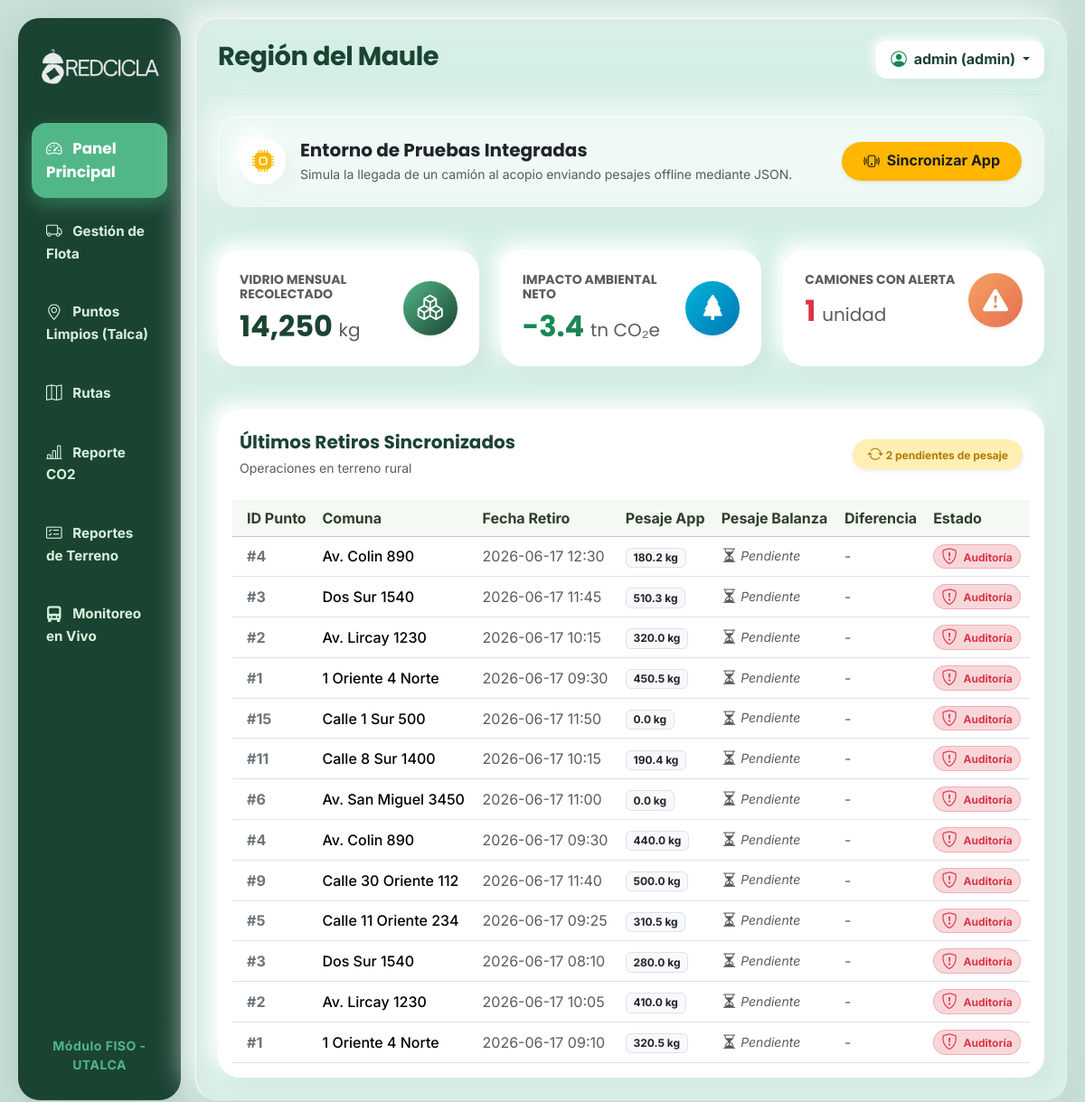
The page / (signed in) on the database its author committed.
### tables this page shows
CREATE TABLE registros_retiro (
        id INTEGER PRIMARY KEY AUTOINCREMENT, ruta_activa_id INTEGER, punto_id INTEGER,
        fecha_hora TEXT NOT NULL, cantidad_retirada REAL, ruta_img_antes TEXT, ruta_img_despues TEXT,
        estado TEXT DEFAULT 'Pendiente',
        FOREIGN KEY(ruta_activa_id) REFERENCES rutas_activas(id), FOREIGN KEY(punto_id) REFERENCES puntos_reciclaje(id));

CREATE TABLE puntos_reciclaje (
        id INTEGER PRIMARY KEY AUTOINCREMENT, ruta_id INTEGER, zona_id INTEGER, direccion TEXT,
        latitud REAL, longitud REAL, intervalo_recoleccion INTEGER, fecha_ultima_recoleccion TEXT, estado INTEGER DEFAULT 1, capacidad REAL DEFAULT 0.0,
        FOREIGN KEY(ruta_id) REFERENCES rutas(id), FOREIGN KEY(zona_id) REFERENCES zonas(id));

### main.py (the view)
@app.route('/')
def dashboard():
    if 'usuario_nombre' not in session:
        return redirect(url_for('login'))
    try:
        conexion = sqlite3.connect(DB_PATH)
        cursor = conexion.cursor()
        cursor.execute('''
            SELECT r.punto_id, p.direccion, r.fecha_hora, r.cantidad_retirada, 0.0, r.estado
            FROM registros_retiro r
            JOIN puntos_reciclaje p ON r.punto_id = p.id
            ORDER BY r.id DESC
        ''')
        retiros_db = cursor.fetchall()
    except Exception as e:
        retiros_db = []
    finally:
        if 'conexion' in locals():
            conexion.close()
    return render_template('dashboard.html', retiros=retiros_db, nombre=session.get('usuario_nombre'), rol=session.get('usuario_rol'))

### templates/dashboard.html (shortened to what this page needs)
{% extends 'base.html' %}
{% block content %}
<div class="mb-5 p-4 glass-panel d-flex justify-content-between align-items-center">
    <div class="d-flex align-items-center">
        <div class="bg-white p-3 rounded-circle shadow-sm me-3 text-warning-custom d-flex align-items-center justify-content-center" style="width: 50px; height: 50px;">
            <i class="bi bi-cpu-fill fs-4"></i>
        </div>
        <div>
            <h5 class="mb-1 fw-bold text-dark">Entorno de Pruebas Integradas</h5>
            <p class="mb-0 text-muted small">Simula la llegada de un camión al acopio enviando pesajes offline mediante JSON.</p>
        </div>
    </div>
    <button onclick="simularEnvioCelular()" class="btn btn-warning fw-bold px-4 py-2 shadow-sm rounded-pill" style="background-color: #ffb703; border: none; color: #1c1c1e;">
        <i class="bi bi-phone-vibrate me-1"></i> Sincronizar App
    </button>
</div>
<div class="row g-4 mb-5">
    <div class="col-md-4">
        <div class="card h-100 p-4">
            <div class="d-flex justify-content-between align-items-center">
                <div>
                    <h6 class="text-muted text-uppercase small fw-bold mb-2">Vidrio Mensual Recolectado</h6>
                    <h2 class="fw-bold mb-0" style="color: var(--color-sidebar-combine);">14,250 <span class="fs-5 text-muted fw-normal">kg</span></h2>
                </div>
                <div class="p-3 rounded-circle text-white d-flex justify-content-center align-items-center shadow-sm"
                     style="background: linear-gradient(135deg, #52b788, #1b4332); width: 60px; height: 60px;">
                    <i class="bi bi-boxes fs-3"></i>
                </div>
            </div>
        </div>
    </div>
    <div class="col-md-4">
        <div class="card h-100 p-4">
            <div class="d-flex justify-content-between align-items-center">
                <div>
                    <h6 class="text-muted text-uppercase small fw-bold mb-2">Impacto Ambiental Neto</h6>
                    <h2 class="fw-bold mb-0 text-success">-3.4 <span class="fs-5 text-muted fw-normal">tn CO₂e</span></h2>
                </div>
                <div class="p-3 rounded-circle text-white d-flex justify-content-center align-items-center shadow-sm"
                     style="background: linear-gradient(135deg, #00b4d8, #0077b6); width: 60px; height: 60px;">
                    <i class="bi bi-tree-fill fs-3"></i>
                </div>
            </div>
        </div>
    </div>
    <div class="col-md-4">
        <div class="card h-100 p-4">
            <div class="d-flex justify-content-between align-items-center">
                <div>
                    <h6 class="text-muted text-uppercase small fw-bold mb-2">Camiones con Alerta</h6>
                    <h2 class="fw-bold mb-0 text-danger">1 <span class="fs-5 text-muted fw-normal">unidad</span></h2>
                </div>
                <div class="p-3 rounded-circle text-white d-flex justify-content-center align-items-center shadow-sm"
                     style="background: linear-gradient(135deg, #f4a261, #e76f51); width: 60px; height: 60px;">
                    <i class="bi bi-exclamation-triangle-fill fs-3"></i>
                </div>
            </div>
        </div>
    </div>
</div>
<div class="card p-0 overflow-hidden">
    <div class="card-header bg-transparent border-0 px-4 py-4 d-flex justify-content-between align-items-center">
        <div>
            <h5 class="mb-1 fw-bold" style="color: var(--color-sidebar-combine);">Últimos Retiros Sincronizados</h5>
            <small class="text-muted">Operaciones en terreno rural</small>
        </div>
        <span class="badge rounded-pill px-3 py-2 shadow-sm" style="background-color: #ffefb3; color: #b27b00;">
            <i class="bi bi-arrow-repeat spin-icon"></i> 2 pendientes de pesaje
        </span>
    </div>
    <div class="table-responsive px-3 pb-3">
        <table class="table table-hover align-middle mb-0">
            <thead class="table-light">
                <tr>
                    <th class="ps-3">ID Punto</th>
                    <th>Comuna</th>
                    <th>Fecha Retiro</th>
                    <th>Pesaje App</th>
                    <th>Pesaje Balanza</th>
                    <th>Diferencia</th>
                    <th>Estado</th>
                </tr>
            </thead>
            <tbody>
                {% for r in retiros %}
                <tr>
                    <td class="ps-3"><span class="fw-bold text-secondary">#{{ r[0] }}</span></td>
                    <td class="fw-medium">{{ r[1] }}</td>
                    <td class="text-muted">{{ r[2] }}</td>
                    <td><span class="badge bg-light text-dark border">{{ r[3] }} kg</span></td>
                    <td>
                        {% if r[4] == 0 %}
                            <span class="text-muted small fst-italic"><i class="bi bi-hourglass-split"></i> Pendiente</span>
                        {% else %}
                            <span class="badge bg-light text-dark border">{{ r[4] }} kg</span>
                        {% endif %}
                    </td>
                    <td>
                        {% if r[4] == 0 %}
                            <span class="text-muted">-</span>
                        {% else %}
                            <span class="text-dark fw-bold">{{ r[3] | float | round(2) }} kg</span>
                        {% endif %}
                    </td>
                    <td>
                        {% if r[5] == 'Validado' %}
                            <span class="badge bg-success-subtle text-success border border-success border-opacity-25 px-2 py-1 rounded-pill">
                                <i class="bi bi-check-circle-fill me-1"></i> Validado
                            </span>
                        {% else %}
                            <span class="badge bg-danger-subtle text-danger border border-danger border-opacity-25 px-2 py-1 rounded-pill">
                                <i class="bi bi-shield-exclamation me-1"></i> Auditoría
                            </span>
                        {% endif %}
                    </td>
                </tr>
                {% endfor %}
            </tbody>
        </table>
    </div>
</div>
{% endblock %}

### templates/base.html (style rules this page uses)
:root { --color-bg-light: #c8e0d8; --color-sidebar-combine: #1b4332; --color-primary-green: #52b788; --color-bubble-bg: #ffffff; --color-text-main: #2b2d42; --color-red: #e76f51; --ios-bubble-radius: 24px; --ios-pill-radius: 16px; }
body { font-family: 'Inter', sans-serif; background-color: var(--color-bg-light); min-height: 100vh; color: var(--color-text-main); overflow-x: hidden; }
h1, h2, h3, h4, h5, h6 { font-family: 'Poppins', sans-serif; font-weight: 600; }
.text-warning-custom { color: #ffb703 !important; }
.glass-panel { background-color: rgba(255, 255, 255, 0.4) !important; backdrop-filter: blur(20px) saturate(180%); -webkit-backdrop-filter: blur(20px) saturate(180%); border-radius: var(--ios-bubble-radius); border: 1px solid rgba(255, 255, 255, 0.8); border-right: 1px solid rgba(255, 255, 255, 0.2); border-bottom: 1px solid rgba(255, 255, 255, 0.2); box-shadow: 12px 12px 30px rgba(0, 0, 0, 0.03), -12px -12px 30px rgba(255, 255, 255, 0.7); }
.card, .bg-white { background-color: var(--color-bubble-bg) !important; border-radius: var(--ios-bubble-radius) !important; border: none !important; box-shadow: 8px 8px 20px rgba(0, 0, 0, 0.04), -8px -8px 20px rgba(255, 255, 255, 1) !important; padding: 20px; animation: fadeInUp 0.4s cubic-bezier(0.16, 1, 0.3, 1) both; }
.bi { font-size: 1.1rem; vertical-align: -1px; }
.table-responsive { border-radius: var(--ios-pill-radius); overflow: hidden; }
.table { margin-bottom: 0; --bs-table-bg: var(--color-bubble-bg) !important; }
.table-light { --bs-table-bg: #f4f9f3 !important; --bs-table-color: #2c3e29 !important; }
.btn { transition: all 0.25s cubic-bezier(0.2, 0.8, 0.2, 1) !important; border-radius: 12px; }
.btn .bi, .nav-link .bi { transition: transform 0.3s cubic-bezier(0.175, 0.885, 0.32, 1.275); display: inline-block; }
.table-hover tbody tr { transition: background-color 0.2s ease, transform 0.2s ease; }
.table-hover { --bs-table-hover-bg: rgba(82, 183, 136, 0.15) !important; --bs-table-hover-color: #1b4332 !important; }
.table-hover tbody tr > * { transition: background-color 0.25s ease, color 0.25s ease; cursor: pointer; }

### templates/dashboard.html (style rules this page uses)
.spin-icon { display: inline-block; animation: spin 4s linear infinite; }

### rows shown on the page
registros_retiro: punto "4", direccion "Av. Colin 890", fecha_hora "2026-06-17 12:30", cantidad_retirada "180.2", estado "Auditoría"
registros_retiro: punto "3", direccion "Dos Sur 1540", fecha_hora "2026-06-17 11:45", cantidad_retirada "510.3", estado "Auditoría"
registros_retiro: punto "2", direccion "Av. Lircay 1230", fecha_hora "2026-06-17 10:15", cantidad_retirada "320.0", estado "Auditoría"
registros_retiro: punto "1", direccion "1 Oriente 4 Norte", fecha_hora "2026-06-17 09:30", cantidad_retirada "450.5", estado "Auditoría"
registros_retiro: punto "15", direccion "Calle 1 Sur 500", fecha_hora "2026-06-17 11:50", cantidad_retirada "0.0", shows "Auditoría"
registros_retiro: punto "11", direccion "Calle 8 Sur 1400", fecha_hora "2026-06-17 10:15", cantidad_retirada "190.4", estado "Auditoría"
registros_retiro: punto "6", direccion "Av. San Miguel 3450", fecha_hora "2026-06-17 11:00", cantidad_retirada "0.0", shows "Auditoría"
registros_retiro: punto "4", direccion "Av. Colin 890", fecha_hora "2026-06-17 09:30", cantidad_retirada "440.0", estado "Auditoría"
registros_retiro: punto "9", direccion "Calle 30 Oriente 112", fecha_hora "2026-06-17 11:40", cantidad_retirada "500.0", estado "Auditoría"
registros_retiro: punto "5", direccion "Calle 11 Oriente 234", fecha_hora "2026-06-17 09:25", cantidad_retirada "310.5", estado "Auditoría"
registros_retiro: punto "3", direccion "Dos Sur 1540", fecha_hora "2026-06-17 08:10", cantidad_retirada "280.0", estado "Auditoría"
registros_retiro: punto "2", direccion "Av. Lircay 1230", fecha_hora "2026-06-17 10:05", cantidad_retirada "410.0", estado "Auditoría"
registros_retiro: punto "1", direccion "1 Oriente 4 Norte", fecha_hora "2026-06-17 09:10", cantidad_retirada "320.5", estado "Auditoría"

### other values the page prints
{{ session.get('usuario_nombre') }} "admin"
{{ session.get('usuario_rol') }} "admin"
